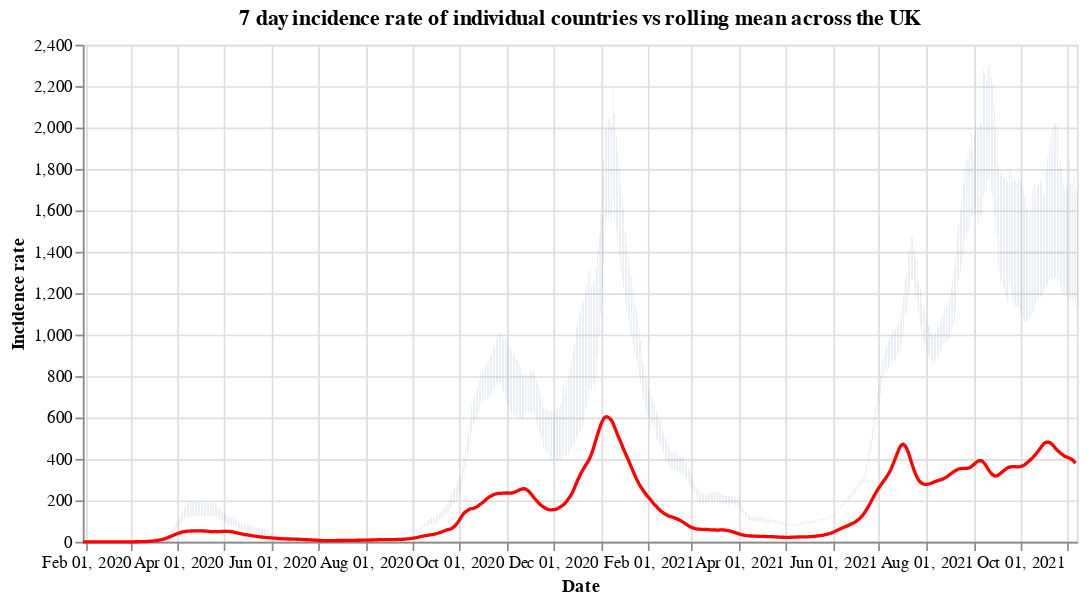

Write notebook code for a chart like this one.
### Code cell
#collapse
countries = uk_cases['areaName'].unique()
countries.sort()

selection = alt.selection_single(
    name='Select',
    fields=['areaName'],
    init={'areaName': 'Wales'},
    bind={'areaName': alt.binding_select(options=countries)}
)

# scatter plot, modify opacity based on selection
bars = alt.Chart(uk_cases).mark_bar().add_selection(
    selection
).encode(
    x=alt.X("yearmonthdate(date):T", axis=alt.Axis(title='Date')),
    y=alt.Y("weeklyCasesRate:Q", axis=alt.Axis(title='Incidence rate')),
    tooltip='weeklyCasesRate:Q',
    opacity=alt.condition(selection, alt.value(1), alt.value(0))
).properties(title=f'7 day incidence rate of individual countries vs rolling mean across the UK', width=600)

line = alt.Chart(overview_cases).mark_line(
    color='red',
    size=2,
).transform_window(
    rolling_mean='mean(weeklyCasesRate)',
    frame=[0, 7]
).encode(
    x='yearmonthdate(date):T',
    y='rolling_mean:Q'
)

alt.layer(bars, line)

### Figure 1 — Vega-Lite specification as saved in the notebook (floating-point values rounded to 4 significant figures; data arrays with more than 128 entries replaced by an {"elided": "..."} marker saying what was removed)
{"config": {"view": {"continuousWidth": 400, "continuousHeight": 300}}, "layer": [{"data": {"name": "data-429437aa7fc522a472957dd9d85a7b5a"}, "mark": "bar", "encoding": {"opacity": {"condition": {"value": 1, "selection": "Select"}, "value": 0}, "tooltip": {"type": "quantitative", "field": "weeklyCasesRate"}, "x": {"type": "temporal", "axis": {"title": "Date"}, "field": "date", "timeUnit": "yearmonthdate"}, "y": {"type": "quantitative", "axis": {"title": "Incidence rate"}, "field": "weeklyCasesRate"}}, "selection": {"Select": {"type": "single", "fields": ["areaName"], "init": {"areaName": "Wales"}, "bind": {"areaName": {"input": "select", "options": ["England", "Northern Ireland", "Scotland", "Wales"]}}}}, "title": "7 day incidence rate of individual countries vs rolling mean across the UK", "width": 600}, {"data": {"name": "data-c3ad2cf7748ad8bff164698c2814c7f7"}, "mark": {"type": "line", "color": "red", "size": 2}, "encoding": {"x": {"type": "temporal", "field": "date", "timeUnit": "yearmonthdate"}, "y": {"type": "quantitative", "field": "rolling_mean"}}, "transform": [{"window": [{"op": "mean", "field": "weeklyCasesRate", "as": "rolling_mean"}], "frame": [0, 7]}]}], "$schema": "https://vega.github.io/schema/vega-lite/v4.8.1.json", "datasets": {"data-429437aa7fc522a472957dd9d85a7b5a": {"elided": "2496 records"}, "data-c3ad2cf7748ad8bff164698c2814c7f7": {"elided": "647 records"}}}
